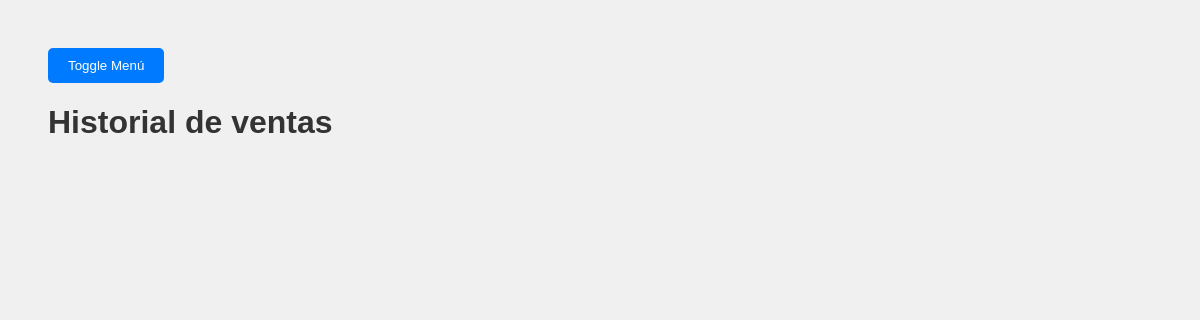
The app's page /historial_ventas/historial_ventas, older data.
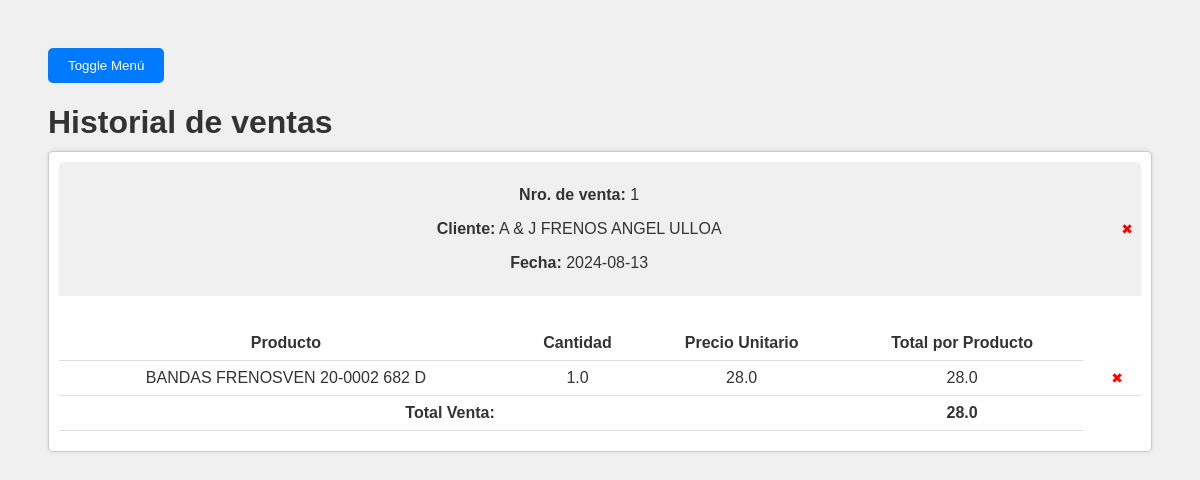
The same page, newer data.
### tables this page shows
CREATE TABLE Ventas (
    id INTEGER PRIMARY KEY AUTOINCREMENT,
    numero_venta INTEGER,
    cliente TEXT,
    producto TEXT,
    cantidad INTEGER,
    precio REAL,
    costo REAL,
    fecha DATE,
    FOREIGN KEY (cliente) REFERENCES "clientes_antiguo"(nombre_cliente)
);

### routes/ventas/subfunciones/historial_ventas.py (the view)
@historial_ventas_bp.route('/historial_ventas')
def historial_ventas():
    db = get_db()
    cursor = db.execute('SELECT id, numero_venta, cliente, fecha, producto, cantidad, precio FROM Ventas ORDER BY numero_venta')
    ventas = cursor.fetchall()
    for venta in ventas:
        id = venta['id']
    ventas_agrupadas = []
    current_numero_venta = None
    venta_actual = None
    for venta in ventas:
        if venta['numero_venta'] != current_numero_venta:
            if venta_actual:
                total_venta = sum(producto['cantidad'] * producto['precio'] for producto in venta_actual['productos'])
                venta_actual['total_venta'] = total_venta
                ventas_agrupadas.append(venta_actual)
            venta_actual = {
                'numero_venta': venta['numero_venta'],
                'cliente': venta['cliente'],
                'fecha': venta['fecha'],
                'productos': []
            }
            current_numero_venta = venta['numero_venta']
        try:
            cantidad = float(venta['cantidad']) if venta['cantidad'] else 0.0
        except ValueError:
            cantidad = 0.0
        try:
            precio = float(venta['precio']) if venta['precio'] else 0.0
        except ValueError:
            precio = 0.0
        venta_actual['productos'].append({
            'id': venta['id'],
            'producto': venta['producto'],
            'cantidad': cantidad,  # Convertir a float
            'precio': precio  # Convertir a float
        })
    if venta_actual:
        total_venta = sum(float(producto['cantidad']) * float(producto['precio']) for producto in venta_actual['productos'])
        venta_actual['total_venta'] = total_venta
        ventas_agrupadas.append(venta_actual)
    return render_template('/ventas/historial_ventas.html', ventas=ventas_agrupadas)

### app.py (called while the page is built)
def create_app():
    app = Flask(__name__, template_folder='templates')
    app.config['SECRET_KEY'] = cargar_clave_secreta()
    @app.before_request
    def before_request():
        g.db = get_db()
    @app.teardown_appcontext
    def teardown_appcontext(error):
        close_db(error)
    @app.route('/')
    def index():
        return render_template('index.html')
    app.register_blueprint(ventas_bp)
    app.register_blueprint(compras_bp)
    app.register_blueprint(clientes_bp)
    app.register_blueprint(inventario_bp)
    return app

### routes/database.py (called while the page is built)
def get_db():
    if 'db' not in g:
        g.db = sqlite3.connect(DATABASE)
        g.db.row_factory = sqlite3.Row
    return g.db

### templates/ventas/historial_ventas.html (shortened to what this page needs)
<!DOCTYPE html>
<html lang="en">
<head>
    <link rel="stylesheet" href="{{ url_for ('static', filename='style.css')}}">
</head>
<body>
    <div class="contenido-principal">
        <button id="toggle-button">Toggle Menú</button>
        <h1 class="titulo_principal">Historial de ventas</h1>
        <div id="historial" class="ventas-container">
            {% for venta in ventas %}
            <div class="venta-card">
                <div class="venta-header">
                    <div>
                        <p><strong>Nro. de venta:</strong> {{ venta.numero_venta }}</p>
                        <p><strong>Cliente:</strong> {{ venta.cliente }}</p>
                        <p><strong>Fecha:</strong> {{ venta.fecha }}</p>
                    </div>
                    <form action="/eliminar_venta/{{ venta.numero_venta }}" method="post">
                        <span class="eliminar-venta" title="Eliminar Venta" onclick="this.parentElement.submit()">&#x2716;</span>
                    </form>
                </div>
                <div class="venta-body">
                    <table>
                        <thead>
                            <tr>
                                <th>Producto</th>
                                <th>Cantidad</th>
                                <th>Precio Unitario</th>
                                <th>Total por Producto</th>
                            </tr>
                        </thead>
                        <tbody>
                            {% for producto in venta.productos %}
                            <tr>
                                <td>{{ producto.producto }}</td>
                                <td>{{ producto.cantidad }}</td>
                                <td>{{ producto.precio }}</td>
                                <td>{{ producto.cantidad * producto.precio }}</td>
                                <td>
                                    <form action="/eliminar_producto/{{ venta.numero_venta }}/{{ producto.id }}" method="post">
                                        <span class="eliminar-venta" title="Eliminar Producto" onclick="this.parentElement.submit()">&#x2716;</span>
                                    </form>
                                </td>
                            </tr>
                            {% endfor %}
                        </tbody>
                        <tfoot>
                            <tr>
                                <td colspan="3"><strong>Total Venta:</strong></td>
                                <td><strong>{{ venta.total_venta }}</strong></td>
                            </tr>
                        </tfoot>
                    </table>
                </div>
            </div>
            {% endfor %}
        </div>
    </div>
</body>
</html>

### static/style.css (style rules this page uses)
body { font-family: Arial, sans-serif; background-color: #f0f0f0; padding: 20px; display: flex; justify-content: space-between; color: #333333; }
h1, h2, h3, h4, h5, h6 { color: #f0f0f0; margin-bottom: 10px; }
button { background-color: #007BFF; color: white; border: none; padding: 10px 20px; border-radius: 5px; cursor: pointer; transition: background-color 0.3s ease; }
table { width: 100%; border-collapse: collapse; margin-top: 10px; text-align: center; }
th, td { padding: 8px; text-align: center; border-bottom: 1px solid #dddddd; }
.contenido-principal { margin-left: 0; width: 100%; padding: 20px; transition: margin-left 0.3s ease; }
.ventas-container { display: flex; flex-wrap: wrap; gap: 20px; }
.venta-card { background-color: #ffffff; border: 1px solid #cccccc; border-radius: 5px; box-shadow: 0 0 5px rgba(0, 0, 0, 0.1); width: calc(100% - 20px); padding: 10px; position: relative; margin-bottom: 20px; }
.venta-header { background-color: #f0f0f0; border-top-left-radius: 5px; border-top-right-radius: 5px; padding: 8px; margin-bottom: 10px; display: flex; justify-content: space-between; align-items: center; text-align: center; flex-wrap: wrap; }
.venta-header > div { flex: 1; margin-right: 20px; }
.venta-body { padding: 10px 0; }
.eliminar-venta { font-size: 14px; color: #ff0000; cursor: pointer; margin-left: 10px; }
.titulo_principal { color: #333; }

Row changes from the older to the newer data that the page shows:
added Ventas: numero_venta "1", cliente "A & J FRENOS ANGEL ULLOA", fecha "2024-08-13", producto "BANDAS FRENOSVEN 20-0002 682 D", cantidad "1.0", precio "28.0", producto.cantidad*producto.precio "28.0", total_venta "28.0"
